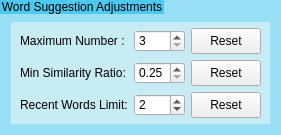
                   <widget class="QGroupBox" name="groupBox_15">
                    <property name="minimumSize">
                     <size>
                      <width>0</width>
                      <height>0</height>
                     </size>
                    </property>
                    <property name="maximumSize">
                     <size>
                      <width>16777215</width>
                      <height>170</height>
                     </size>
                    </property>
                    <property name="styleSheet">
                     <string notr="true">QGroupBox {
    border: none;
	background-color: rgb(154, 224, 245);
}
QGroupBox::title {
	border:none;
	background-color: rgb(76, 201, 240);
}
</string>
                    </property>
                    <property name="title">
                     <string>Word Suggestion Adjustments</string>
                    </property>
                    <layout class="QGridLayout" name="gridLayout_33">
                     <property name="topMargin">
                      <number>22</number>
                     </property>
                     <item row="2" column="1" colspan="2">
                      <widget class="QGroupBox" name="groupBox_17">
                       <property name="styleSheet">
                        <string notr="true">QGroupBox {
    border: none;
	background-color: rgb(200, 236, 243);
}


QLabel{
font: 57 17px &quot;DM Mono Medium&quot;;
}
</string>
                       </property>
                       <property name="title">
                        <string/>
                       </property>
                       <layout class="QGridLayout" name="gridLayout_35">
                        <property name="topMargin">
                         <number>6</number>
                        </property>
                        <property name="bottomMargin">
                         <number>6</number>
                        </property>
                        <item row="1" column="1">
                         <widget class="QDoubleSpinBox" name="SimiDoubleSpinBox">
                          <property name="minimumSize">
                           <size>
                            <width>0</width>
                            <height>0</height>
                           </size>
                          </property>
                          <property name="maximumSize">
                           <size>
                            <width>60</width>
                            <height>16777215</height>
                           </size>
                          </property>
                          <property name="toolTip">
                           <string>&lt;html&gt;&lt;head/&gt;&lt;body&gt;&lt;p&gt;Minimum similarity ratio required to include a word in suggestions.&lt;/p&gt;&lt;/body&gt;&lt;/html&gt;</string>
                          </property>
                          <property name="minimum">
                           <double>0.250000000000000</double>
                          </property>
                          <property name="maximum">
                           <double>0.900000000000000</double>
                          </property>
                          <property name="singleStep">
                           <double>0.010000000000000</double>
                          </property>
                         </widget>
                        </item>
                        <item row="2" column="1">
                         <widget class="QSpinBox" name="RecentsWordsLimitSpinBox">
                          <property name="maximumSize">
                           <size>
                            <width>60</width>
                            <height>16777215</height>
                           </size>
                          </property>
                          <property name="toolTip">
                           <string>&lt;html&gt;&lt;head/&gt;&lt;body&gt;&lt;p&gt;Maximum number of suggestions from recently typed words.&lt;/p&gt;&lt;/body&gt;&lt;/html&gt;</string>
                          </property>
                          <property name="minimum">
                           <number>1</number>
                          </property>
                          <property name="maximum">
                           <number>4</number>
                          </property>
                          <property name="value">
                           <number>2</number>
                          </property>
                         </widget>
                        </item>
                        <item row="0" column="0">
                         <widget class="QLabel" name="label_12">
                          <property name="minimumSize">
                           <size>
                            <width>0</width>
                            <height>0</height>
                           </size>
                          </property>
                          <property name="text">
                           <string>Maximum Number :</string>
                          </property>
                         </widget>
                        </item>
                        <item row="0" column="1">
                         <widget class="QSpinBox" name="NumOfWrdPredictionSpinBox">
                          <property name="minimumSize">
                           <size>
                            <width>0</width>
                            <height>0</height>
                           </size>
                          </property>
                          <property name="maximumSize">
                           <size>
                            <width>60</width>
                            <height>16777215</height>
                           </size>
                          </property>
                          <property name="styleSheet">
                           <string notr="true"/>
                          </property>
                          <property name="minimum">
                           <number>3</number>
                          </property>
                          <property name="maximum">
                           <number>15</number>
                          </property>
                         </widget>
                        </item>
                        <item row="2" column="0">
                         <widget class="QLabel" name="label_70">
                          <property name="toolTip">
                           <string>&lt;html&gt;&lt;head/&gt;&lt;body&gt;&lt;p&gt;Maximum number of suggestions from recently typed words.&lt;/p&gt;&lt;/body&gt;&lt;/html&gt;</string>
                          </property>
                          <property name="text">
                           <string>Recent Words Limit:</string>
                          </property>
                         </widget>
                        </item>
                        <item row="1" column="0">
                         <widget class="QLabel" name="label_16">
                          <property name="minimumSize">
                           <size>
                            <width>0</width>
                            <height>0</height>
                           </size>
                          </property>
                          <property name="toolTip">
                           <string>&lt;html&gt;&lt;head/&gt;&lt;body&gt;&lt;p&gt;Minimum similarity ratio required to include a word in suggestions.&lt;/p&gt;&lt;/body&gt;&lt;/html&gt;</string>
                          </property>
                          <property name="styleSheet">
                           <string notr="true"/>
                          </property>
                          <property name="text">
                           <string>Min Similarity Ratio:</string>
                          </property>
                         </widget>
                        </item>
                        <item row="0" column="2">
                         <widget class="QPushButton" name="ResetMaxPushButton">
                          <property name="minimumSize">
                           <size>
                            <width>70</width>
                            <height>26</height>
                           </size>
                          </property>
                          <property name="maximumSize">
                           <size>
                            <width>60</width>
                            <height>16777215</height>
                           </size>
                          </property>
                          <property name="styleSheet">
                           <string notr="true"/>
                          </property>
                          <property name="text">
                           <string>Reset</string>
                          </property>
                         </widget>
                        </item>
                        <item row="2" column="2">
                         <widget class="QPushButton" name="ResetRecentWordsLimitPushButton">
                          <property name="minimumSize">
                           <size>
                            <width>70</width>
                            <height>26</height>
                           </size>
                          </property>
                          <property name="maximumSize">
                           <size>
                            <width>60</width>
                            <height>16777215</height>
                           </size>
                          </property>
                          <property name="text">
                           <string>Reset</string>
                          </property>
                         </widget>
                        </item>
                        <item row="1" column="2">
                         <widget class="QPushButton" name="ResetSimipushButton">
                          <property name="minimumSize">
                           <size>
                            <width>70</width>
                            <height>26</height>
                           </size>
                          </property>
                          <property name="maximumSize">
                           <size>
                            <width>60</width>
                            <height>16777215</height>
                           </size>
                          </property>
                          <property name="text">
                           <string>Reset</string>
                          </property>
                         </widget>
                        </item>
                       </layout>
                      </widget>
                     </item>
                    </layout>
                   </widget>
